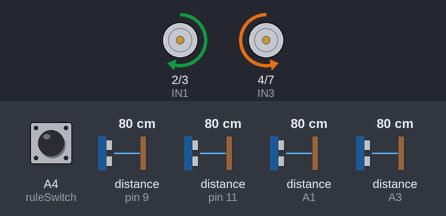
The sketch below on a simulated Arduino Nano, built with avr-gcc and run on an emulated ATmega328P. Shown: motor-driver pin pairs drawn as motors (green arrow = first pin HIGH = forward, orange = second pin HIGH = backward, longer = more drive, scaled by the enable pin). Wiring (inferred from the names in the program): 4 × ultrasonic range finder: trigger pin 8, echo pin 9 / trigger pin 10, echo pin 11 / trigger A0, echo A1 / trigger A2, echo A3. Inputs (shaded band) come from the test bench; at power-on: distance to the obstacle (sensors on A3, pin 11, pin 9, A1) 80 cm, A4 (ruleSwitch) HIGH. The echo pulse lasts 58.3 µs per cm.

Above: at 1.2 s.
1.3 s: distance to the obstacle (sensor on A3) set to 18 cm
2.8 s: distance to the obstacle (sensor on A3) set to 14 cm
At 4.0 s:
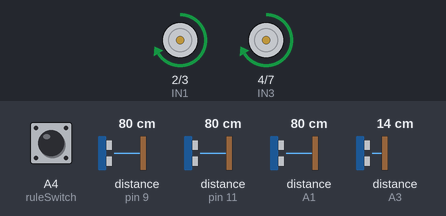
4.3 s: distance to the obstacle (sensor on pin 11) set to 17 cm
5.8 s: distance to the obstacle (sensor on pin 11) set to 13 cm
At 7.0 s:
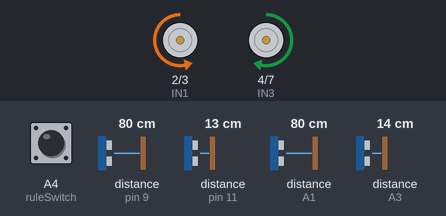
7.3 s: distance to the obstacle (sensor on pin 11) set to 18 cm
At 8.5 s:
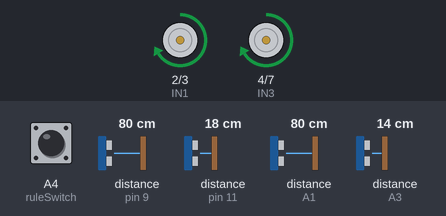
8.8 s: distance to the obstacle (sensor on pin 11) set to 2 cm
At 9.3 s:
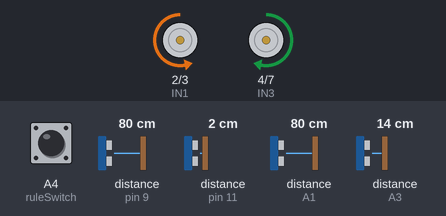
Timing chart, 0 to 11.3 s (numbered marks = the images above; inputs shaded):
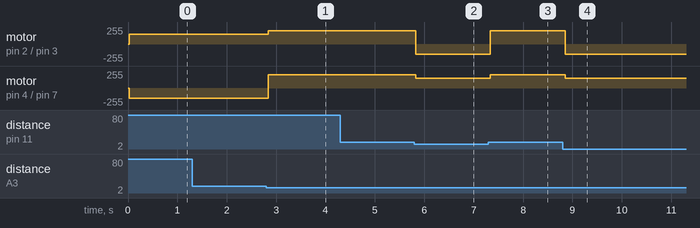

The sketch:

MicroMouse_Ultrasonic.ino.ino
```cpp
/*
  Micro Mouse Robot - Ultrasonic Version (4 Sensors)
  Arduino Nano
  Motors: N20 12V 200 RPM DC Gear Motors
  Sensors: 4x HC-SR04 Ultrasonic
  Switch to select Left or Right Hand Rule
*/

// Motor driver pins
const int ENA = 5;   // PWM for left motor
const int IN1 = 2;
const int IN2 = 3;
const int ENB = 6;   // PWM for right motor
const int IN3 = 4;
const int IN4 = 7;

// Ultrasonic sensor pins
const int trigFL = 8; // front-left
const int echoFL = 9;
const int trigFR = 10; // front-right
const int echoFR = 11;
const int trigL = A0;  // left
const int echoL = A1;
const int trigR = A2;  // right
const int echoR = A3;

// Switch pin: LOW = Left-hand rule, HIGH = Right-hand rule
const int ruleSwitch = A4;

// Threshold distance (cm)
const int THRESH = 15;

void setup() {
  pinMode(ENA, OUTPUT);
  pinMode(IN1, OUTPUT);
  pinMode(IN2, OUTPUT);
  pinMode(ENB, OUTPUT);
  pinMode(IN3, OUTPUT);
  pinMode(IN4, OUTPUT);

  pinMode(trigFL, OUTPUT);
  pinMode(echoFL, INPUT);
  pinMode(trigFR, OUTPUT);
  pinMode(echoFR, INPUT);
  pinMode(trigL, OUTPUT);
  pinMode(echoL, INPUT);
  pinMode(trigR, OUTPUT);
  pinMode(echoR, INPUT);

  pinMode(ruleSwitch, INPUT_PULLUP);
  Serial.begin(9600);
}

long readDistance(int trigPin, int echoPin) {
  digitalWrite(trigPin, LOW);
  delayMicroseconds(2);
  digitalWrite(trigPin, HIGH);
  delayMicroseconds(10);
  digitalWrite(trigPin, LOW);
  long duration = pulseIn(echoPin, HIGH, 30000);
  return duration > 0 ? (duration / 2) / 29 : 300;  // cm
}

void setMotors(int leftSpeed, int rightSpeed) {
  // left motor
  if (leftSpeed >= 0) {
    digitalWrite(IN1, HIGH);
    digitalWrite(IN2, LOW);
    analogWrite(ENA, leftSpeed);
  } else {
    digitalWrite(IN1, LOW);
    digitalWrite(IN2, HIGH);
    analogWrite(ENA, -leftSpeed);
  }
  // right motor
  if (rightSpeed >= 0) {
    digitalWrite(IN3, HIGH);
    digitalWrite(IN4, LOW);
    analogWrite(ENB, rightSpeed);
  } else {
    digitalWrite(IN3, LOW);
    digitalWrite(IN4, HIGH);
    analogWrite(ENB, -rightSpeed);
  }
}

void loop() {
  bool rightRule = digitalRead(ruleSwitch);  // HIGH = right-hand
  long dFL = readDistance(trigFL, echoFL);
  long dFR = readDistance(trigFR, echoFR);
  long dL = readDistance(trigL, echoL);
  long dR = readDistance(trigR, echoR);

  if (rightRule) {
    // Right-hand rule: keep right wall
    if (dR > THRESH) {
      // no wall on right -> turn right
      setMotors(150, -150);
    } else if (dFR < THRESH) {
      // obstacle ahead -> turn left
      setMotors(-150, 150);
    } else {
      // follow wall
      setMotors(200, 200);
    }
  } else {
    // Left-hand rule: keep left wall
    if (dL > THRESH) {
      // no wall on left -> turn left
      setMotors(-150, 150);
    } else if (dFL < THRESH) {
      // obstacle ahead -> turn right
      setMotors(150, -150);
    } else {
      // follow wall
      setMotors(200, 200);
    }
  }
  delay(50);
}
```

Measured:
- the behaviour switches between 17 and 16 cm on distance to the obstacle (sensor on A3) (found by bisection; images 0 and 1)
- the behaviour switches between 16 and 15 cm on distance to the obstacle (sensor on pin 11) (found by bisection; images 1 and 2)
- after the input at 1.3 s, every drawn part: stays the same
- after the input at 2.8 s, motor on pin 2 (IN1) / pin 3 (IN2): forward 150/255 → forward 200/255 at once; motor on pin 4 (IN3) / pin 7 (IN4): backward 150/255 → forward 200/255 at once
- after the input at 4.3 s, every drawn part: stays the same
- after the input at 5.8 s, motor on pin 2 (IN1) / pin 3 (IN2): forward 200/255 → backward 150/255 at once; motor on pin 4 (IN3) / pin 7 (IN4): forward 200/255 → forward 150/255 at once
- after the input at 7.3 s, motor on pin 2 (IN1) / pin 3 (IN2): backward 150/255 → forward 200/255 at once; motor on pin 4 (IN3) / pin 7 (IN4): forward 150/255 → forward 200/255 at once
- after the input at 8.8 s, motor on pin 2 (IN1) / pin 3 (IN2): forward 200/255 → backward 150/255 after 0.06 s; motor on pin 4 (IN3) / pin 7 (IN4): forward 200/255 → forward 150/255 after 0.06 s
